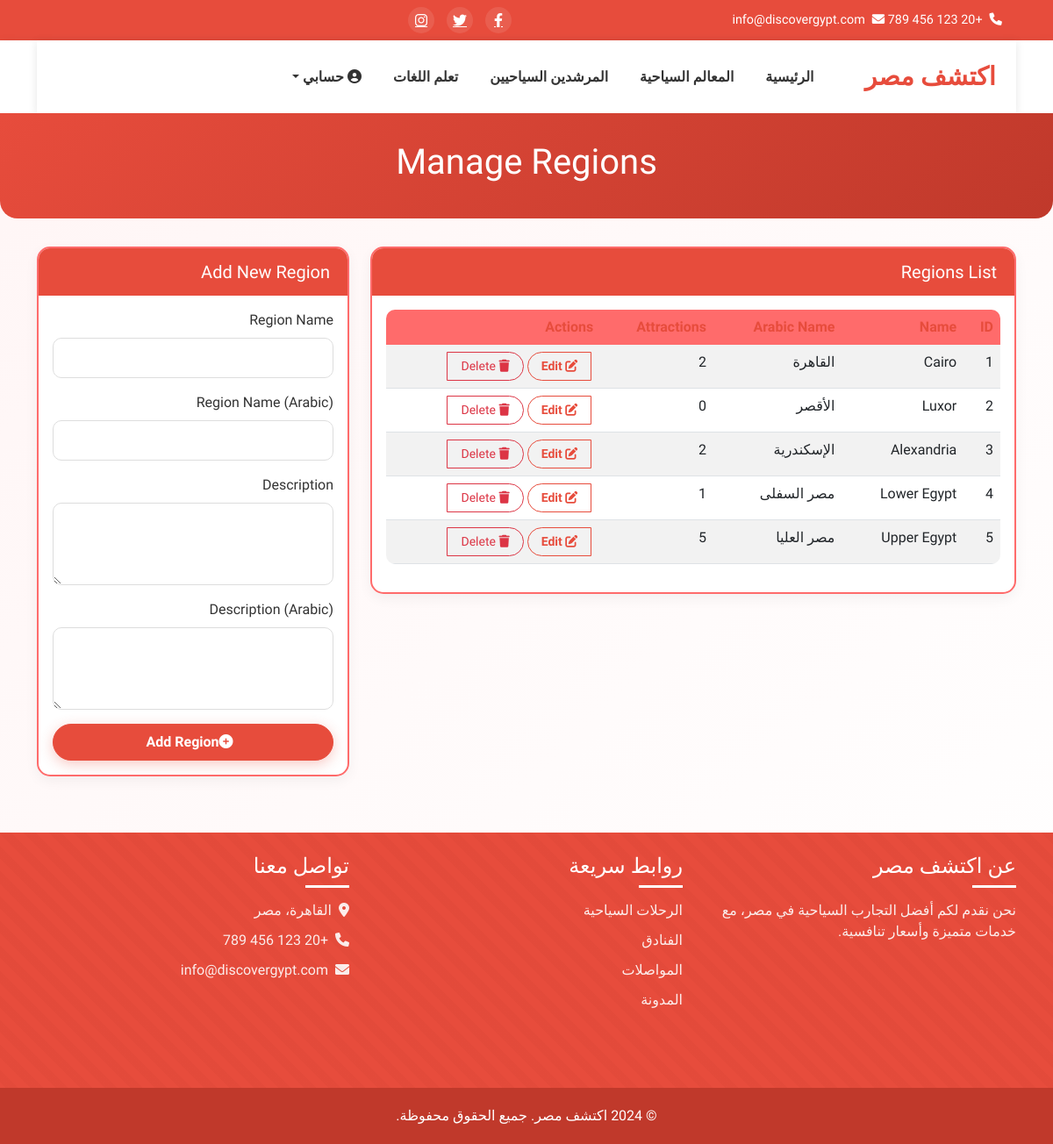
/admin/regions (signed in), run on an earlier commit of the app's database.
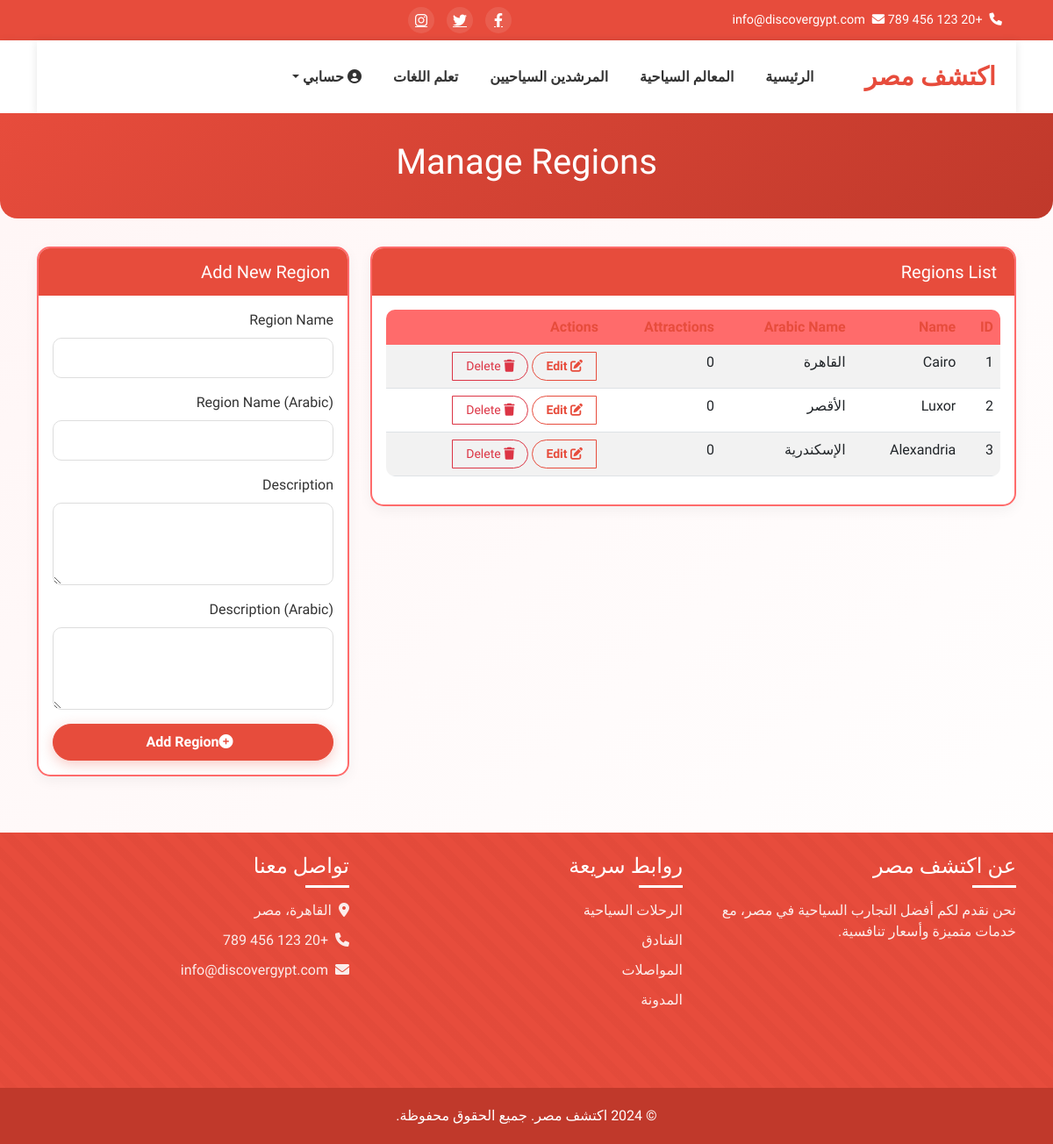
And on a later commit of the database.
### models.py (models this page shows)
class Region(db.Model):
    id = db.Column(db.Integer, primary_key=True)
    name = db.Column(db.String(100), nullable=False)
    name_ar = db.Column(db.String(100), nullable=True)
    description = db.Column(db.Text, nullable=True)
    description_ar = db.Column(db.Text, nullable=True)
    attractions = db.relationship('Attraction', backref='region', lazy='dynamic')

### routes.py (the view, shortened to what this page needs)
@main.route('/admin/regions', methods=['GET', 'POST'])
@login_required
def admin_regions():
    if not current_user.is_admin:
        flash('You do not have permission to access this page.', 'danger')
        return redirect(url_for('main.index'))
    regions = Region.query.all()
    return render_template('admin/regions.html',
                          title='Manage Regions',
                          regions=regions)

### forms.py
class SearchForm(FlaskForm):
    q = StringField('Search', validators=[DataRequired()])
    submit = SubmitField('Search')

### routes.py (called while the page is built)
def get_locale():
    if 'language' in session:
        return session['language']
    return 'en'

@main.before_app_request
def before_request():
    g.locale = str(get_locale())
    g.search_form = SearchForm()
    g.count_reviews_by_rating = count_reviews_by_rating

### templates/admin/regions.html (shortened to what the changed rows need)
<!DOCTYPE html>
<html lang="en" dir="rtl">
<head>
    <link href="https://cdn.jsdelivr.net/npm/bootstrap@5.2.3/dist/css/bootstrap.min.css" rel="stylesheet">
    <link href="https://cdnjs.cloudflare.com/ajax/libs/font-awesome/6.0.0/css/all.min.css" rel="stylesheet">
</head>
<body>
    <div class="page-header fade-in">
        <div class="container">
            <h1 class="text-center">{{ _('Manage Regions') }}</h1>
        </div>
    </div>
    <div class="container mt-4">
        <div class="row mt-4 slide-up">
            <div class="col-md-8">
                <div class="card">
                    <div class="card-body">
                        <div class="table-responsive">
                            <table class="table table-striped">
                                <thead>
                                    <tr>
                                        <th>{{ _('ID') }}</th>
                                        <th>{{ _('Name') }}</th>
                                        <th>{{ _('Arabic Name') }}</th>
                                        <th>{{ _('Attractions') }}</th>
                                        <th>{{ _('Actions') }}</th>
                                    </tr>
                                </thead>
                                <tbody>
                                    {% for region in regions %}
                                    <tr>
                                        <td>{{ region.id }}</td>
                                        <td>{{ region.name }}</td>
                                        <td>{{ region.name_ar }}</td>
                                        <td>{{ region.attractions.count() }}</td>
                                        <td>
                                            <div class="btn-group" role="group">
                                                <button type="button" class="btn btn-sm btn-outline-primary"><i class="fas fa-edit"></i> {{ _('Edit') }}</button>
                                                <button type="button" class="btn btn-sm btn-outline-danger"><i class="fas fa-trash"></i> {{ _('Delete') }}</button>
                                            </div>
                                        </td>
                                    </tr>
                                    {% endfor %}
                                </tbody>
                            </table>
                        </div>
                    </div>
                </div>
            </div>
        </div>
    </div>
</body>
</html>

What changed in the data, as far as the page shows it:
removed Region: id "4", name "Lower Egypt", name_ar "مصر السفلى", attractions.count "1"
removed Region: id "5", name "Upper Egypt", name_ar "مصر العليا", attractions.count "5"
computed for Region "Cairo": attractions.count "2" → "0"
computed for Region "Alexandria": attractions.count "2" → "0"
